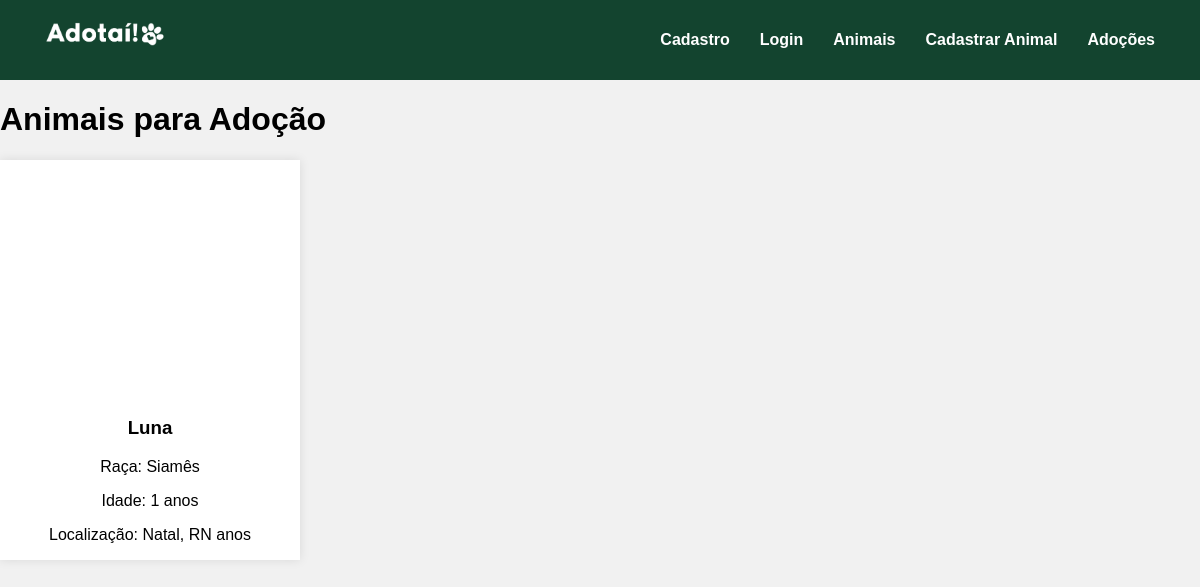
The page /animais/ on the database as committed earlier.
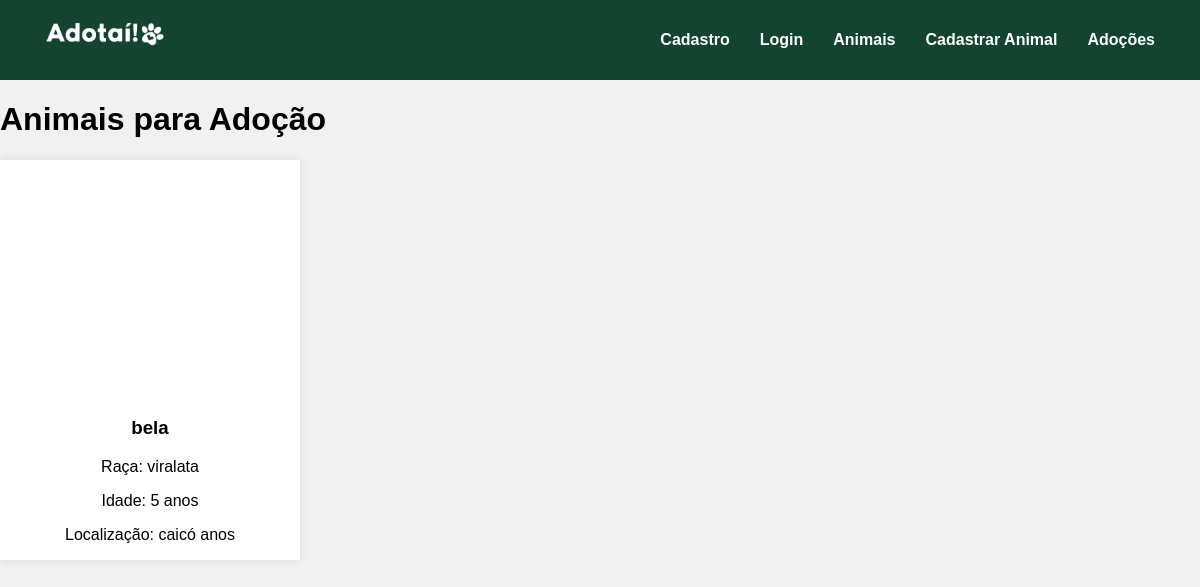
The same page on the database as committed later.
### models/animal.py (models this page shows, shortened)
class Animal(Base):
    __tablename__ = "animais"
    id: Mapped[int] = mapped_column(Integer, primary_key=True)
    nome: Mapped[str] = mapped_column(String(40), nullable=False)
    raca: Mapped[str] = mapped_column(String(40), nullable=False)
    idade: Mapped[int] = mapped_column(Integer, nullable=False)
    sexo: Mapped[str] = mapped_column(String(40), nullable=False)
    porte: Mapped[str] = mapped_column(String(40), nullable=False)
    vacinado: Mapped[bool] = mapped_column(Boolean, nullable=False)
    vacinas_tomadas: Mapped[str] = mapped_column(String(320), nullable=False)
    sobre: Mapped[str] = mapped_column(String(320), nullable=False)
    foto: Mapped[str] = mapped_column(String(700), nullable=False)
    localizacao: Mapped[str] = mapped_column(String(100), nullable=False)
    nome_protetor: Mapped[str] = mapped_column(String(320), nullable=False)
    telefone_contato: Mapped[str] = mapped_column(String(15), nullable=False)
    email_contato: Mapped[str] = mapped_column(String(100), unique=True, nullable=False)

### controllers/animais_controller.py (the view)
@animais_bp.route('/', methods=['GET'])
def animais():
    with Sessao_base() as sessao:
        animais = sessao.query(Animal).all()
    return render_template('animais.html', animais=animais)

### templates/animais.html (shortened to what this page needs)
{% extends 'base.html'%}
{% block extra_css %}<link rel="stylesheet" href="{{ url_for('static', filename='index.css') }}">{% endblock %}
{% block conteudo %}
<h1>Animais para Adoção</h1>
    <div class="animais">
       {% for animal in animais %}
        <a class="card_link" href="{{ url_for('animais.detalhes_animal', animal_id=animal.id) }}">
            <div class="animal-card">
                <div class="foto-animal">
                </div>
                <div class="info-animal">
                <h3>{{ animal.nome }}</h3>
                <p>Raça: {{ animal.raca }}</p>
                <p>Idade: {{ animal.idade }} anos</p>
                <p>Localização: {{ animal.localizacao }} anos</p>
                </div>
            </div>
        </a>
        {% endfor %}
    </div>
{% endblock %}

Rows that differ between the two databases and show on the page:
changed Animal: nome "Luna" → "bela"; raca "Siamês" → "viralata"; idade "1" → "5"; localizacao "Natal, RN" → "caicó"
